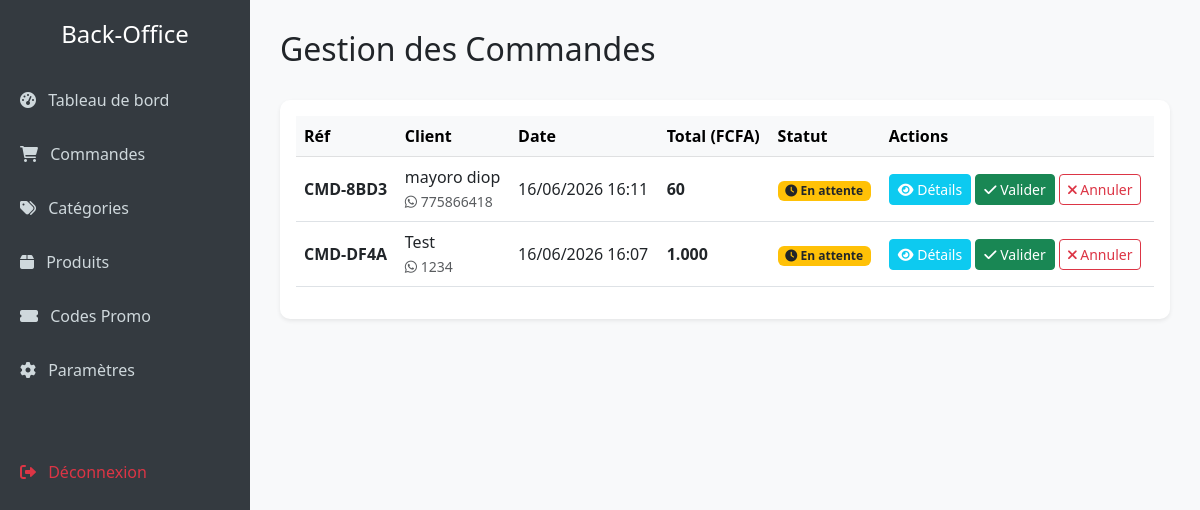
The app's page /admin/orders.php (signed in) with its own data.
### tables this page shows
CREATE TABLE orders (
        id INTEGER PRIMARY KEY AUTOINCREMENT,
        order_ref TEXT NOT NULL,
        client_name TEXT NOT NULL,
        client_phone TEXT NOT NULL,
        client_address TEXT NOT NULL,
        total_amount REAL NOT NULL,
        discount_amount REAL DEFAULT 0,
        status TEXT DEFAULT 'En attente',
        created_at DATETIME DEFAULT CURRENT_TIMESTAMP
    );

### admin/orders.php (the view, shortened to what this page needs)
<?php
require_once __DIR__ . '/includes/auth.php';
$orders = $pdo->query("SELECT * FROM orders ORDER BY created_at DESC")->fetchAll();
require_once __DIR__ . '/includes/header.php';
?>
<div class="d-flex justify-content-between align-items-center mb-4">
    <h2>Gestion des Commandes</h2>
</div>
<div class="card shadow-sm border-0">
    <div class="card-body">
        <div class="table-responsive">
            <table class="table table-hover align-middle">
                <thead class="table-light">
                    <tr>
                        <th>Réf</th>
                        <th>Client</th>
                        <th>Date</th>
                        <th>Total (FCFA)</th>
                        <th>Statut</th>
                        <th>Actions</th>
                    </tr>
                </thead>
                <tbody>
                    <?php foreach($orders as $o): ?>
                        <tr>
                            <td><strong><?= htmlspecialchars($o['order_ref']) ?></strong></td>
                            <td>
                                <?= htmlspecialchars($o['client_name']) ?><br>
                                <small class="text-muted"><i class="fab fa-whatsapp"></i> <?= htmlspecialchars($o['client_phone']) ?></small>
                            </td>
                            <td><?= date('d/m/Y H:i', strtotime($o['created_at'])) ?></td>
                            <td><strong><?= number_format($o['total_amount'], 0, ',', '.') ?></strong></td>
                            <td>
                                <?php if($o['status'] === 'En attente'): ?>
                                    <span class="badge bg-warning text-dark"><i class="fas fa-clock"></i> En attente</span>
                                <?php elseif($o['status'] === 'Validée'): ?>
                                    <span class="badge bg-success"><i class="fas fa-check"></i> Validée</span>
                                <?php else: ?>
                                    <span class="badge bg-danger"><i class="fas fa-times"></i> Annulée</span>
                                <?php endif; ?>
                            </td>
                            <td>
                                <button type="button" class="btn btn-sm btn-info text-white" data-bs-toggle="modal" data-bs-target="#orderModal<?= $o['id'] ?>">
                                    <i class="fas fa-eye"></i> Détails
                                </button>
                                <?php if($o['status'] === 'En attente'): ?>
                                    <a href="?action=validate&id=<?= $o['id'] ?>" class="btn btn-sm btn-success" onclick="return confirm('Valider cette commande ? Le stock sera déduit.');">
                                        <i class="fas fa-check"></i> Valider
                                    </a>
                                    <a href="?action=cancel&id=<?= $o['id'] ?>" class="btn btn-sm btn-outline-danger" onclick="return confirm('Annuler cette commande ?');">
                                        <i class="fas fa-times"></i> Annuler
                                    </a>
                                <?php endif; ?>
                            </td>
                        </tr>
                    <?php endforeach; ?>
                </tbody>
            </table>
        </div>
    </div>
</div>
<?php require_once __DIR__ . '/includes/footer.php'; ?>

### admin/includes/header.php (style rules this page uses)
body { font-family: 'Segoe UI', Tahoma, Geneva, Verdana, sans-serif; background-color: #f8f9fa; }
.card { border: none; border-radius: 10px; box-shadow: 0 4px 6px rgba(0,0,0,0.05); }

### records on screen
orders: order_ref "CMD-8BD3", client_name "mayoro diop", client_phone "775866418", created_at "16/06/2026 16:11", total_amount "60", status "En attente" (drawn)
orders: order_ref "CMD-DF4A", client_name "Test", client_phone "1234", created_at "16/06/2026 16:07", total_amount "1.000", status "En attente" (drawn)
